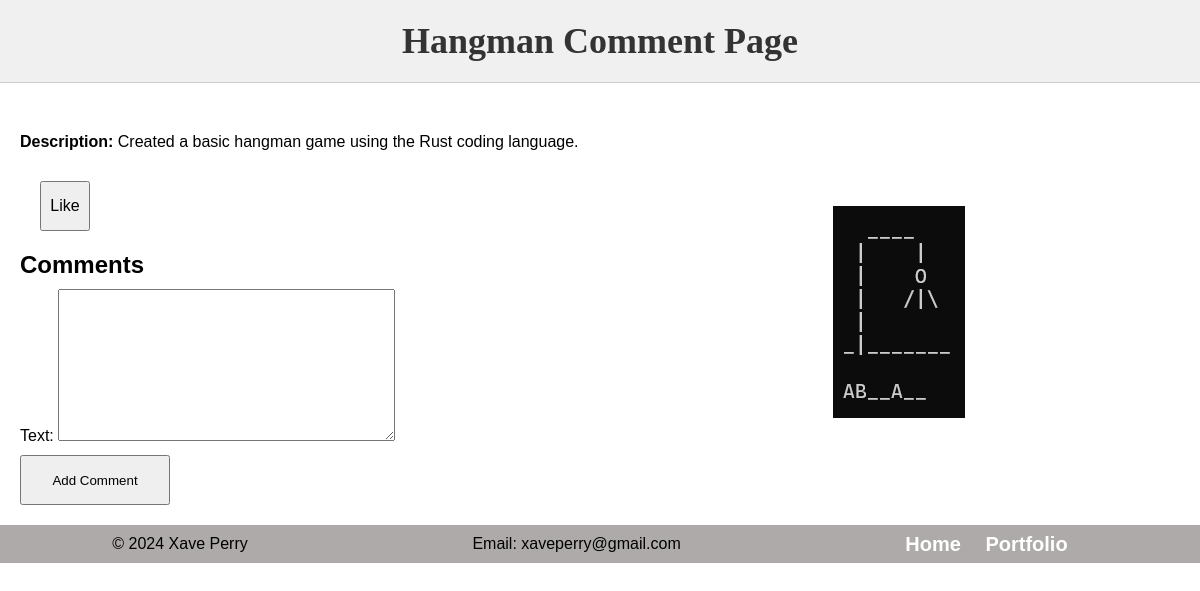
The app's page /projects/1/, older data.
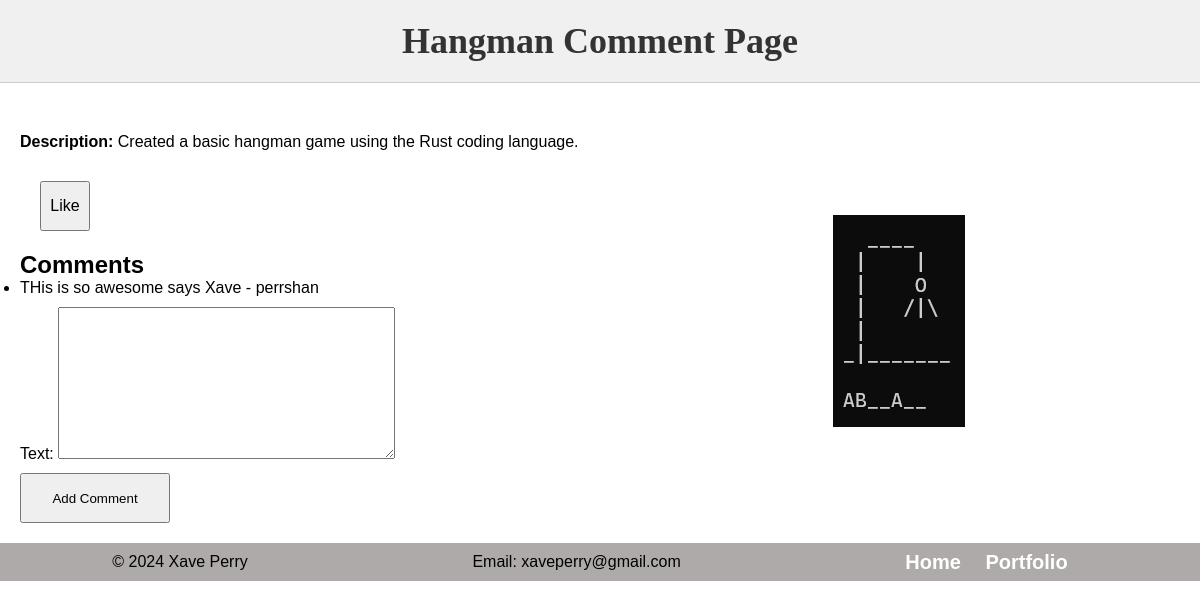
The same page, newer data.
### portfolio/models.py (models this page shows, shortened)
class Project(models.Model):
    name = models.CharField(max_length=100)
    description = models.TextField()
    picture = models.ImageField(upload_to='project_pictures/')
    link = models.URLField(max_length=200)

class Comment(models.Model):
    project = models.ForeignKey(Project, on_delete=models.CASCADE)
    user = models.ForeignKey(User, on_delete=models.CASCADE)
    text = models.TextField(default='')
    created_at = models.DateTimeField(auto_now_add=True)

### portfolio/views.py (the view)
# urls.py: path('projects/<int:project_id>/', views.project_detail, name='project_detail'),
def project_detail(request, project_id):
    project = Project.objects.get(id=project_id)
    likes = project.like_set.all()
    comments = project.comment_set.all()
    if request.method == 'POST':
        if 'like' in request.POST:
            like_form = LikeForm(request.POST)
            if like_form.is_valid():
                like = like_form.save(commit=False)
                like.project = project
                like.user = request.user
                like.save()
                return redirect('project_detail', project_id=project_id)
        else:
            comment_form = CommentForm(request.POST)
            if comment_form.is_valid():
                comment = comment_form.save(commit=False)
                comment.project = project
                comment.user = request.user
                comment.save()
                return redirect('project_detail', project_id=project_id)
    else:
        like_form = LikeForm()
        comment_form = CommentForm()
    return render(request, 'project_detail.html', {'project': project, 'likes': likes, 'comments': comments, 'like_form': like_form, 'comment_form': comment_form})

### portfolio/forms.py
class LikeForm(forms.ModelForm):
    class Meta:
        model = Like
        fields = []

class CommentForm(forms.ModelForm):
    class Meta:
        model = Comment
        fields = ['text']

### portfolio/templates/portfolio/project_detail.html (shortened to what this page needs)
{% load static %}
<!DOCTYPE html>
<html lang="en">
<head>
    <link rel="stylesheet" type="text/css" href="{% static '/style/style.css' %}">
</head>
<body>
    <h1>{{ project.name }} Comment Page</h1>
    <div class="content">
        <div class="comment_section">
            <p><strong>Description:</strong> {{ project.description }}</p>
            <form method="post">
                <button type="submit" name="like" class="like-button">Like</button>
            </form>
            <h2>Comments</h2>
            <ul>
                {% for comment in comments %}
                    <li>{{ comment.text }} - {{ comment.user.username }}</li>
                {% endfor %}
            </ul>
            <form method="post">
                {{ comment_form.as_p }}
                <button type="submit" class="comment-button">Add Comment</button>
            </form>
        </div>
        <div class="content-picture">
            <img src="{% static project.picture %}" alt="{{ project.name }}">
        </div>
    </div>
    <footer>
        <p>&copy; 2024 Xave Perry</p>
        <p>Email: xaveperry@gmail.com</p>
        <nav>
            <ul>
                <li><a href="{% url 'index' %}">Home</a></li>
                <li><a href="{% url 'portfolio' %}">Portfolio</a></li>
            </ul>
        </nav>
    </footer>
</body>
</html>

### portfolio/static/style/style.css (style rules this page uses)
* { margin: 0 auto; padding: 0; box-sizing: border-box; }
nav ul { list-style-type: none; margin: 0; padding: 0; }
nav ul li { display: inline; margin-right: 20px; }
nav ul li a { text-decoration: none; color: #fff; font-weight: bold; font-size: 20px; }
h1 { font-family: "Roboto Slab", serif; font-size: 36px; font-weight: bold; text-align: center; color: #333; background-color: #f0f0f0; padding: 20px; border-bottom: 1px solid #ccc; padding-bottom: 20px; margin-bottom: 20px; }
body { margin: 0; padding: 0; font-family: Arial, sans-serif; }
p { margin-top: 10px; margin-bottom: 10px; }
.content { display: flex; align-items: center; }
.content-picture { grid-column: 1 / span 1; }
.content-picture img { max-width: 100%; height: auto; }
.comment_section { margin: 20px; }
.like-button { width: 50px; height: 50px; font-size: 16px; margin: 20px; }
.comment-button { width: 150px; height: 50px; }
footer { display: flex; justify-content: space-between; align-items: center; background-color: #aeaaaa; }

Row changes from the older to the newer data that the page shows:
added Comment: text "THis is so awesome says Xave", user.username "perrshan"
